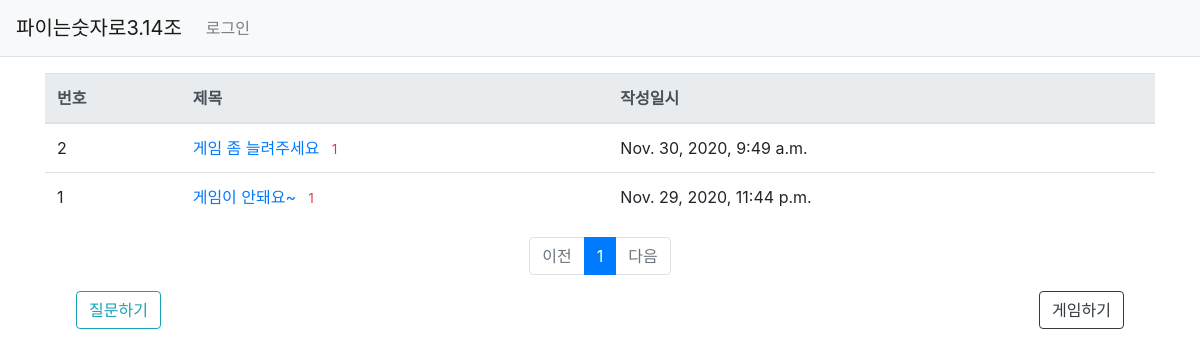
Screenshot of /game/ with the database file from the repository.
### game/models.py (models this page shows)
class Question(models.Model):
    subject = models.CharField(max_length=200)
    content = models.TextField()
    create_date = models.DateTimeField()
    modify_data = models.DateTimeField(null=True, blank=True)

### game/views.py (the view)
# urls.py: path('', views.index, name='index'),  # '/' 에 해당되는 path
def index(request):
    question_list = Question.objects.order_by('-create_date')
    context = {'question_list': question_list}
    page = request.GET.get('page', '1')  # 페이지
    question_list = Question.objects.order_by('-create_date')
    paginator = Paginator(question_list, 10)  # 페이지당 10개씩 보여주기
    page_obj = paginator.get_page(page)
    context = {'question_list': page_obj}
    return render(request, 'game/question_list.html', context)

### game/templatetags/game_filter.py (called while the page is built)
@register.filter
def sub(value, arg):
    return value - arg

### templates/game/question_list.html
{% extends 'base.html' %}
{% load game_filter %}
{% block content %}
<div class="container my-3 ">
    <table class="table">
        <thead>
        <tr class="thead-light">
            <th>번호</th>
            <th>제목</th>
            <th>작성일시</th>
        </tr>
        </thead>
        <tbody>
        {% if question_list %}
        {% for question in question_list %}
        <tr>
            <td>
            {{ question_list.paginator.count|sub:question_list.start_index|sub:forloop.counter0|add:1 }}
            <td>
                <a href="{% url 'game:detail' question.id %}">{{ question.subject }}</a>
                {% if question.answer_set.count > 0 %}
                <span class="text-danger small ml-2">{{ question.answer_set.count }}</span>
                {% endif %}
            </td>
            <td>{{ question.create_date }}</td>
        </tr>
        {% endfor %}
        {% else %}
        <tr>
            <td colspan="3">질문이 없습니다.</td>
        </tr>
        {% endif %}
        </tbody>
    </table>
    <ul class="pagination justify-content-center">
        {% if question_list.has_previous %}
        <li class="page-item">
            <a class="page-link" href="?page={{ question_list.previous_page_number }}">이전</a>
        </li>
        {% else %}
        <li class="page-item disabled">
            <a class="page-link" tabindex="-1" aria-disabled="true" href="#">이전</a>
        </li>
        {% endif %}
        {% for page_number in question_list.paginator.page_range %}
        {% if page_number >= question_list.number|add:-5 and page_number <= question_list.number|add:5 %}
            {% if page_number == question_list.number %}
            <li class="page-item active" aria-current="page">
                <a class="page-link" href="?page={{ page_number }}">{{ page_number }}</a>
            </li>
            {% else %}
            <li class="page-item">
                <a class="page-link" href="?page={{ page_number }}">{{ page_number }}</a>
            </li>
            {% endif %}
        {% endif %}
        {% endfor %}
        {% if question_list.has_next %}
        <li class="page-item">
            <a class="page-link" href="?page={{ question_list.next_page_number }}">다음</a>
        </li>
        {% else %}
        <li class="page-item disabled">
            <a class="page-link" tabindex="-1" aria-disabled="true" href="#">다음</a>
        </li>
        {% endif %}
    </ul>
    <form class="row mx-3">
        <div class="col">
            <a href="{% url 'game:question_create' %}" class="btn btn-outline-info">질문하기</a>
        </div>
        <div class="col text-right">
            <a href="{% url 'play:index' %}" class="btn btn-outline-dark">게임하기</a>
        </div>
    </form>
</div>
{% endblock %}

### rows the page displays
Question: paginator.count|sub "2", subject "게임 좀 늘려주세요", answer_set.count "1", create_date "Nov. 30, 2020, 9:49 a.m."
Question: paginator.count|sub "1", subject "게임이 안돼요~", answer_set.count "1", create_date "Nov. 29, 2020, 11:44 p.m."

### other values shown
{{ page_number }} "1"
